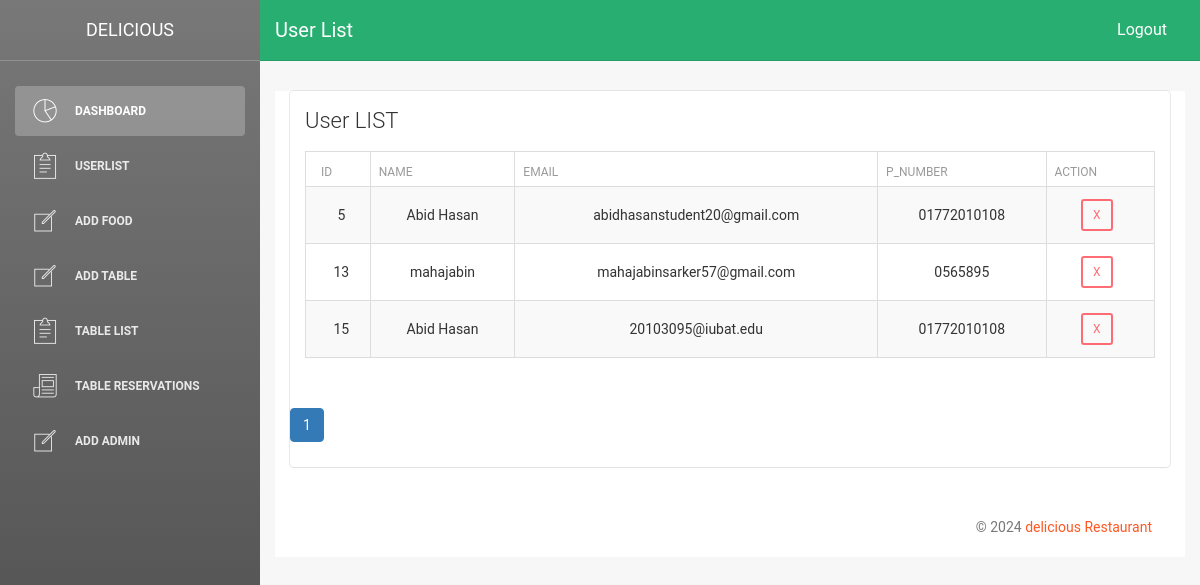
/admin/userlist.php (signed in), run on the app's committed database.
### tables this page shows
CREATE TABLE `user` (
  `id` int(100) NOT NULL,
  `name` varchar(100) NOT NULL,
  `email` varchar(100) NOT NULL,
  `pass` text NOT NULL,
  `p_number` text NOT NULL
);

### admin/userlist.php (the view, shortened to what this page needs)
<?php
require "connection.php";
$limit = 8;
$page = isset($_GET['page']) ? (int)$_GET['page'] : 1;
$offset = ($page - 1) * $limit;
$sqlCount = "SELECT COUNT(*) AS total FROM `user`";
$resultCount = $conn->query($sqlCount);
$rowCount = $resultCount->fetch_assoc();
$totalRecords = $rowCount['total'];
$totalPages = ceil($totalRecords / $limit);
$sql = "SELECT * FROM `user` LIMIT $limit OFFSET $offset";
$result = $conn->query($sql);
$row = $result->num_rows;
?>
<!doctype html>
<html lang="en">
<head>
    <link href="assets/css/bootstrap.min.css" rel="stylesheet" />
    <link href="assets/css/animate.min.css" rel="stylesheet"/>
    <link href="assets/css/light-bootstrap-dashboard.css" rel="stylesheet"/>
    <link href="assets/css/demo.css" rel="stylesheet" />
    <link href="assets/css/pe-icon-7-stroke.css" rel="stylesheet" />
    <link href="assets/css/style.css" rel="stylesheet" />
</head>
<body>
<div class="wrapper">
<div class="sidebar" data-color="black" >
<?php require "includes/side_wrapper.php"; ?>
<div class="main-panel">
<nav class="navbar navbar-default navbar-fixed" style="background: #27ae70;">
    <div class="container-fluid">
                <div class="navbar-header">
                    <a class="navbar-brand" href="#" style="color: #fff;">User List </a>
                </div>
                <div class="collapse navbar-collapse">
                    <ul class="nav navbar-nav navbar-right">
                        <li>
                            <a href="logout.php" style="color: #fff;">
                                Logout
                            </a>
                        </li>
                    </ul>
                </div>
            </div>
        </nav>
        <div class="content">
            <div class="container-fluid">
                <div class="row">
                    <div class="col-md-12">
                        <div class="card">
                            <div class="header">
                                <h4 class="title">User LIST</h4>
                            </div>
                            <?php if ($row > 0): ?>
                            <div class="content table-responsive">
                <table class="table table-striped table-bordered text-center mt-2" id="example">
                    <thead class="table-dark ">
                        <tr>
                        <th>Id</th>
                        <th>Name</th>
                        <th>Email</th>
                        <th>P_Number</th>
                        <th>Action</th>
                        </tr>
                    </thead>
                    <tbody>
                        <?php while ($row = $result->fetch_assoc()): ?>
                            <tr>
                            <td><?php echo htmlspecialchars($row['id']); ?></td>
                            <td><?php echo htmlspecialchars($row['name']); ?></td>
                            <td><?php echo htmlspecialchars($row['email']); ?></td>
                            <td><?php echo htmlspecialchars($row['p_number']); ?></td>
                            <td>
                                <a href="deleteuser.php?id=<?php echo $row['id']; ?>" class="btn btn-danger btn-sm">X</a>
                            </td>
                            </tr>
                        <?php endwhile; ?>
                    </tbody>
                </table>
        <?php else: ?>
            <div class="alert alert-info text-center" role="alert">
                No records found.
            </div>
        <?php endif; ?>
                            </div>
        <nav aria-label="Page navigation">
            <ul class="pagination justify-content-center">
                <?php for ($i = 1; $i <= $totalPages; $i++): ?>
                    <li class="page-item <?php echo ($i == $page) ? 'active' : ''; ?>">
                        <a class="page-link" href="?page=<?php echo $i; ?>"><?php echo $i; ?></a>
                    </li>
                <?php endfor; ?>
            </ul>
        </nav>
                        </div>
                    </div>
        <footer class="footer">
            <div class="container-fluid">
                <p class="copyright pull-right">
                    &copy; 2024 <a href="#" style="color: #FF5722;">delicious Restaurant</a>
                </p>
            </div>
        </footer>
    </div>
</div>
</div>
</body>
</html>

### data on the page
user: id "5", name "Abid Hasan", email "abidhasanstudent20@gmail.com", p_number "01772010108"
user: id "13", name "mahajabin", email "mahajabinsarker57@gmail.com", p_number "0565895"
user: id "15", name "Abid Hasan", email "20103095@iubat.edu", p_number "01772010108"
